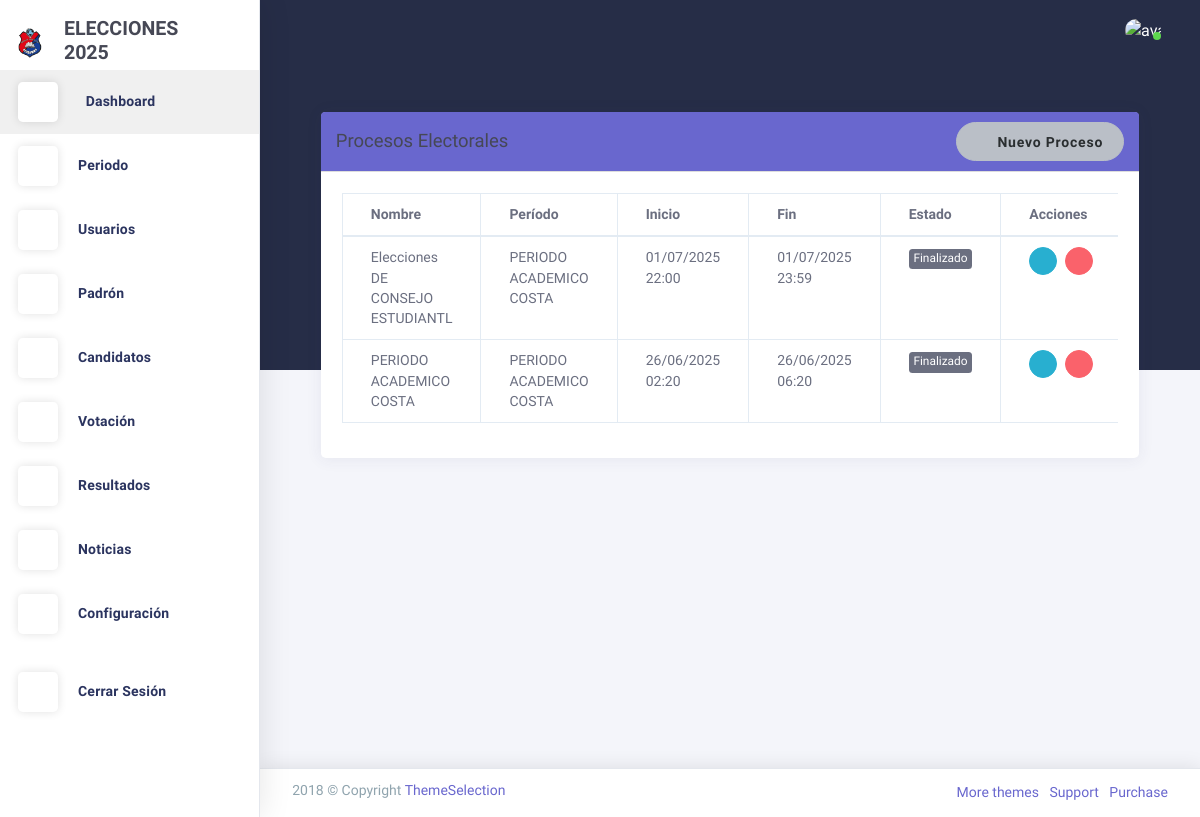
Page /votacion/lista/ on the earlier database version.
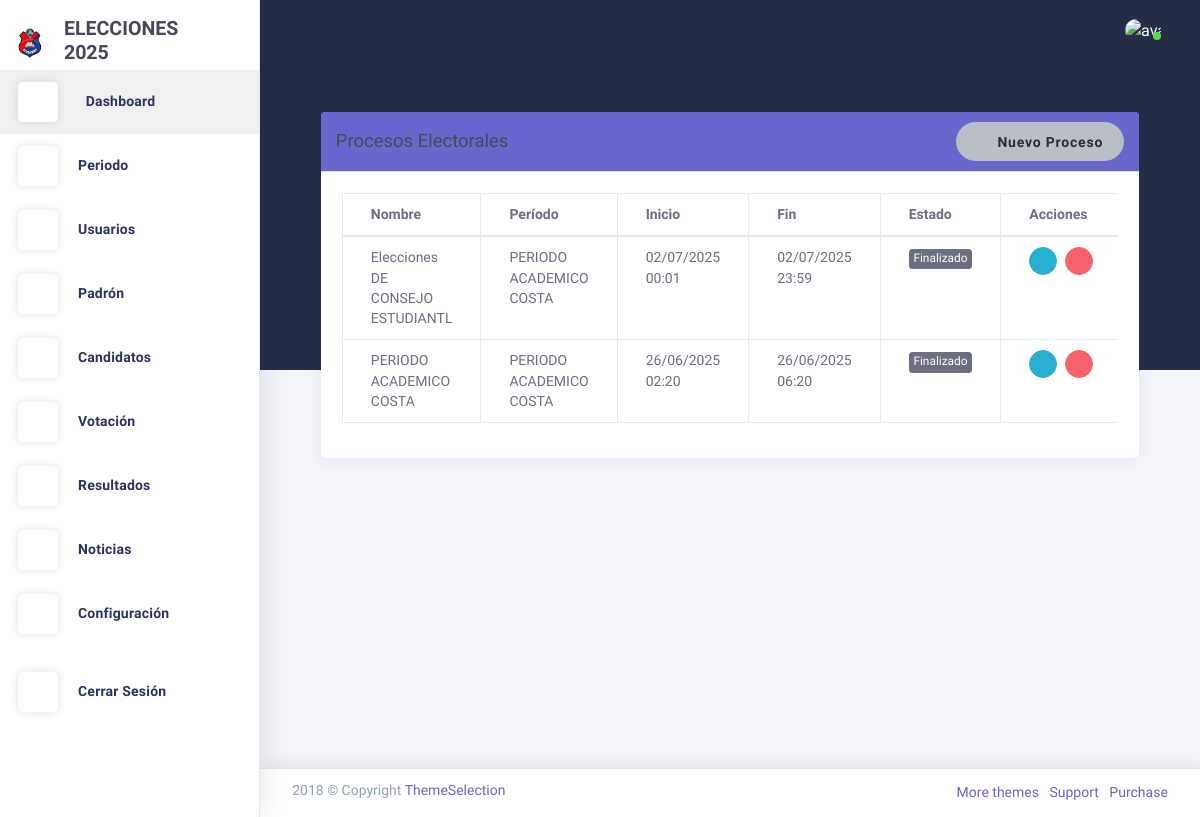
Same page on the later database version.
### Aplicaciones/votacion/models.py (models this page shows, shortened)
class ProcesoElectoral(models.Model):
    nombre = models.CharField(max_length=200)
    periodo = models.ForeignKey(Periodo, on_delete=models.CASCADE)
    fecha = models.DateField(help_text='Fecha de las elecciones', default=timezone.now)
    hora_inicio = models.TimeField(help_text='Hora de inicio de las elecciones', default=timezone.datetime.strptime('08:00', '%H:%M').time())
    hora_fin = models.TimeField(help_text='Hora de finalización de las elecciones', default=timezone.datetime.strptime('17:00', '%H:%M').time())
    ESTADOS = [
        ('pendiente', 'Pendiente'),
        ('activo', 'Activo'),
        ('finalizado', 'Finalizado')
    ]
    estado = models.CharField(max_length=20, choices=ESTADOS, default='pendiente')
    descripcion = models.TextField(blank=True, null=True)
    created_at = models.DateTimeField(auto_now_add=True)
    updated_at = models.DateTimeField(auto_now=True)
    def _esta_en_rango_horario(self):
        ahora = timezone.localtime(timezone.now())
        print(f"\nVerificando horario para proceso: {self.nombre}")
        print(f"Hora actual (servidor): {ahora}")
        print(f"Fecha actual: {ahora.date()}")
        print(f"Hora actual: {ahora.time()}")
        print(f"Fecha proceso: {self.fecha}")
        print(f"Hora inicio: {self.hora_inicio}")
        print(f"Hora fin: {self.hora_fin}")
        if ahora.date() == self.fecha:
            print("Es el mismo día")
            if self.hora_inicio <= ahora.time() <= self.hora_fin:
                print("Está dentro del rango de horas")
                return True
            else:
                print("NO está dentro del rango de horas")
        else:
            print("NO es el mismo día")
        return False
    def actualizar_estado(self):
        ahora = timezone.localtime(timezone.now())
        if self._esta_en_rango_horario():
            self.estado = 'activo'
        elif ahora.date() < self.fecha:
            self.estado = 'pendiente'
        elif ahora.date() == self.fecha and ahora.time() < self.hora_inicio:
            self.estado = 'pendiente'
        else:
            self.estado = 'finalizado'
        print(f"Estado final para {self.nombre}: {self.estado}")
        self.save()

### Aplicaciones/periodo/models.py (models this page shows, shortened)
class Periodo(models.Model):
    nombre = models.CharField(max_length=100, unique=True)
    fecha_inicio = models.DateField()
    fecha_fin = models.DateField()
    ESTADOS = [
        ('activo', 'Activo'),
        ('inactivo', 'Inactivo')
    ]
    estado = models.CharField(max_length=10, choices=ESTADOS, default='activo')

### Aplicaciones/votacion/views.py (the view)
# urls.py: path('lista/', views.lista_procesos, name='lista_procesos'),
def lista_procesos(request):
    procesos = ProcesoElectoral.objects.all().order_by('-fecha', '-hora_inicio')
    for proceso in procesos:
        proceso.actualizar_estado()
    periodos = Periodo.objects.filter(estado__iexact='activo')
    return render(request, 'votacion/proceso/lista.html', {
        'procesos': procesos,
        'periodos': periodos,
        'titulo': 'Lista de Procesos Electorales'
    })

### Aplicaciones/configuracion/context_processors.py (called while the page is built)
def logo_config(request):
    return {'logo_config': LogoConfig.objects.first()}

### Aplicaciones/votacion/templates/votacion/proceso/lista.html (shortened to what this page needs)
{% extends "plantilla.html" %}
{% load static %}
{% block contenido %}
<div class="container mt-3">
    <div class="card">
        <div class="card-header bg-primary text-white d-flex justify-content-between align-items-center">
            <h4 class="mb-0">Procesos Electorales</h4>
            <a href="{% url 'votacion:iniciar_proceso' %}" class="btn btn-light rounded-pill">
                <i class="la la-plus"></i> Nuevo Proceso
            </a>
        </div>
        <div class="card-body">
            {% if procesos %}
            <div class="table-responsive">
                <table class="table table-bordered">
                    <thead>
                        <tr>
                            <th>Nombre</th>
                            <th>Período</th>
                            <th>Inicio</th>
                            <th>Fin</th>
                            <th>Estado</th>
                            <th>Acciones</th>
                        </tr>
                    </thead>
                    <tbody>
                        {% for proceso in procesos %}
                        <tr>
                            <td>{{ proceso.nombre }}</td>
                            <td>{{ proceso.periodo.nombre }}</td>
                            <td>{{ proceso.fecha|date:'d/m/Y' }} {{ proceso.hora_inicio|time:'H:i' }}</td>
                            <td>{{ proceso.fecha|date:'d/m/Y' }} {{ proceso.hora_fin|time:'H:i' }}</td>
                            <td>
                                <span class="badge {% if proceso.estado == 'activo' %}badge-success{% elif proceso.estado == 'pendiente' %}badge-warning{% else %}badge-secondary{% endif %}">
                                    {{ proceso.get_estado_display }}
                                </span>
                            </td>
                            <td>
                                <div class="d-flex justify-content-center" style="gap: 8px;">
                                    <a href="{% url 'votacion:editar_proceso' proceso.id %}" class="btn btn-info p-0" style="font-size: 0.75rem; width: 28px; height: 28px; display: inline-flex; align-items: center; justify-content: center;">
                                        <i class="la la-edit"></i>
                                    </a>
                                    <a href="{% url 'votacion:eliminar_proceso' proceso.id %}" class="btn btn-danger p-0" style="font-size: 0.75rem; width: 28px; height: 28px; display: inline-flex; align-items: center; justify-content: center;">
                                        <i class="la la-trash"></i>
                                    </a>
                                </div>
                            </td>
                        </tr>
                        {% endfor %}
                    </tbody>
                </table>
            </div>
            {% endif %}
        </div>
    </div>
</div>
{% endblock %}

Differences in the rows shown:
changed ProcesoElectoral "Elecciones DE CONSEJO ESTUDIANTL": fecha "01/07/2025" → "02/07/2025"; hora_inicio "22:00" → "00:01"
